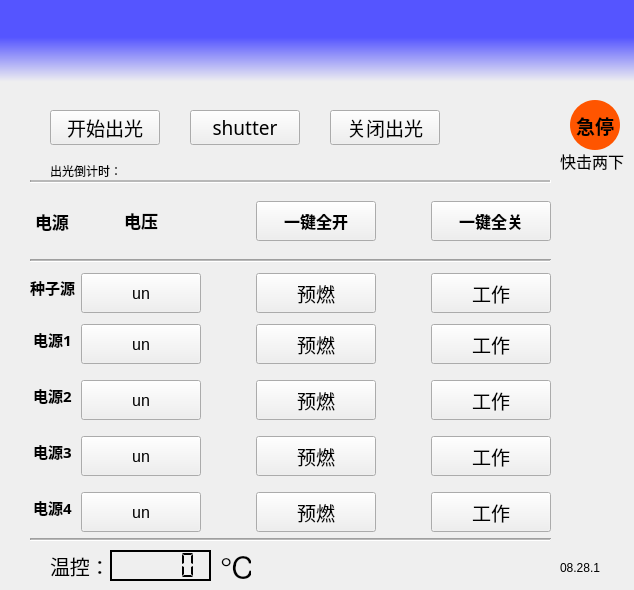
<?xml version="1.0" encoding="UTF-8"?>
<ui version="4.0">
 <class>Control</class>
 <widget class="QMainWindow" name="Control">
  <property name="windowModality">
   <enum>Qt::WindowModal</enum>
  </property>
  <property name="geometry">
   <rect>
    <x>0</x>
    <y>0</y>
    <width>634</width>
    <height>590</height>
   </rect>
  </property>
  <property name="minimumSize">
   <size>
    <width>634</width>
    <height>550</height>
   </size>
  </property>
  <property name="maximumSize">
   <size>
    <width>634</width>
    <height>650</height>
   </size>
  </property>
  <property name="windowTitle">
   <string>控制系统</string>
  </property>
  <property name="windowIcon">
   <iconset>
    <normaloff>../new0828/res/logo2.jpg</normaloff>../new0828/res/logo2.jpg</iconset>
  </property>
  <property name="windowOpacity">
   <double>1.000000000000000</double>
  </property>
  <property name="styleSheet">
   <string notr="true">QPushButton:checked{background-color:rgb(0,255,0);border:groove}</string>
  </property>
  <property name="toolButtonStyle">
   <enum>Qt::ToolButtonIconOnly</enum>
  </property>
  <property name="tabShape">
   <enum>QTabWidget::Triangular</enum>
  </property>
  <widget class="QWidget" name="centralwidget">
   <property name="sizePolicy">
    <sizepolicy hsizetype="Expanding" vsizetype="Expanding">
     <horstretch>0</horstretch>
     <verstretch>0</verstretch>
    </sizepolicy>
   </property>
   <widget class="QLabel" name="label">
    <property name="geometry">
     <rect>
      <x>0</x>
      <y>0</y>
      <width>1121</width>
      <height>82</height>
     </rect>
    </property>
    <property name="sizePolicy">
     <sizepolicy hsizetype="Expanding" vsizetype="Maximum">
      <horstretch>0</horstretch>
      <verstretch>0</verstretch>
     </sizepolicy>
    </property>
    <property name="maximumSize">
     <size>
      <width>16777215</width>
      <height>82</height>
     </size>
    </property>
    <property name="styleSheet">
     <string notr="true">background-color:
qlineargradient(spread:pad, x1:1, y1:0.455, x2:1, y2:1, stop:0 rgba(85, 85, 255, 255), stop:1 rgba(240, 240, 240, 255))</string>
    </property>
    <property name="text">
     <string/>
    </property>
    <property name="pixmap">
     <pixmap>../new0828/res/logo2019.png</pixmap>
    </property>
    <property name="margin">
     <number>1</number>
    </property>
   </widget>
   <widget class="QWidget" name="dianyuanbufen" native="true">
    <property name="geometry">
     <rect>
      <x>30</x>
      <y>180</y>
      <width>521</width>
      <height>361</height>
     </rect>
    </property>
    <property name="sizePolicy">
     <sizepolicy hsizetype="Expanding" vsizetype="Expanding">
      <horstretch>0</horstretch>
      <verstretch>0</verstretch>
     </sizepolicy>
    </property>
    <property name="styleSheet">
     <string notr="true">QPushButton:checked{background-color:rgb(0, 255, 0);border:groove}</string>
    </property>
    <layout class="QGridLayout" name="guochan">
     <item row="7" column="3">
      <widget class="QPushButton" name="pre4">
       <property name="sizePolicy">
        <sizepolicy hsizetype="Minimum" vsizetype="Minimum">
         <horstretch>0</horstretch>
         <verstretch>0</verstretch>
        </sizepolicy>
       </property>
       <property name="minimumSize">
        <size>
         <width>120</width>
         <height>40</height>
        </size>
       </property>
       <property name="maximumSize">
        <size>
         <width>100</width>
         <height>30</height>
        </size>
       </property>
       <property name="font">
        <font>
         <family>新宋体</family>
         <pointsize>14</pointsize>
         <weight>50</weight>
         <bold>false</bold>
        </font>
       </property>
       <property name="styleSheet">
        <string notr="true"/>
       </property>
       <property name="text">
        <string>预燃</string>
       </property>
       <property name="checkable">
        <bool>true</bool>
       </property>
       <property name="checked">
        <bool>false</bool>
       </property>
      </widget>
     </item>
     <item row="7" column="0" alignment="Qt::AlignHCenter">
      <widget class="QLabel" name="pw4_test">
       <property name="sizePolicy">
        <sizepolicy hsizetype="Fixed" vsizetype="Minimum">
         <horstretch>0</horstretch>
         <verstretch>0</verstretch>
        </sizepolicy>
       </property>
       <property name="minimumSize">
        <size>
         <width>20</width>
         <height>50</height>
        </size>
       </property>
       <property name="baseSize">
        <size>
         <width>2</width>
         <height>0</height>
        </size>
       </property>
       <property name="font">
        <font>
         <family>新宋体</family>
         <pointsize>11</pointsize>
         <weight>75</weight>
         <bold>true</bold>
        </font>
       </property>
       <property name="styleSheet">
        <string notr="true"/>
       </property>
       <property name="text">
        <string>电源3</string>
       </property>
      </widget>
     </item>
     <item row="6" column="5">
      <widget class="QPushButton" name="on3">
       <property name="sizePolicy">
        <sizepolicy hsizetype="Minimum" vsizetype="Minimum">
         <horstretch>0</horstretch>
         <verstretch>0</verstretch>
        </sizepolicy>
       </property>
       <property name="minimumSize">
        <size>
         <width>120</width>
         <height>40</height>
        </size>
       </property>
       <property name="maximumSize">
        <size>
         <width>100</width>
         <height>30</height>
        </size>
       </property>
       <property name="font">
        <font>
         <family>新宋体</family>
         <pointsize>14</pointsize>
         <weight>50</weight>
         <bold>false</bold>
        </font>
       </property>
       <property name="focusPolicy">
        <enum>Qt::StrongFocus</enum>
       </property>
       <property name="styleSheet">
        <string notr="true"/>
       </property>
       <property name="text">
        <string>工作</string>
       </property>
       <property name="checkable">
        <bool>true</bool>
       </property>
      </widget>
     </item>
     <item row="5" column="0" alignment="Qt::AlignHCenter">
      <widget class="QLabel" name="pw2_test">
       <property name="sizePolicy">
        <sizepolicy hsizetype="Fixed" vsizetype="Minimum">
         <horstretch>0</horstretch>
         <verstretch>0</verstretch>
        </sizepolicy>
       </property>
       <property name="minimumSize">
        <size>
         <width>20</width>
         <height>50</height>
        </size>
       </property>
       <property name="baseSize">
        <size>
         <width>2</width>
         <height>0</height>
        </size>
       </property>
       <property name="font">
        <font>
         <family>新宋体</family>
         <pointsize>11</pointsize>
         <weight>75</weight>
         <bold>true</bold>
        </font>
       </property>
       <property name="styleSheet">
        <string notr="true"/>
       </property>
       <property name="text">
        <string>电源1</string>
       </property>
      </widget>
     </item>
     <item row="3" column="0" colspan="6">
      <widget class="Line" name="line">
       <property name="contextMenuPolicy">
        <enum>Qt::NoContextMenu</enum>
       </property>
       <property name="styleSheet">
        <string notr="true">background-color{rgb(0, 0, 0)}</string>
       </property>
       <property name="midLineWidth">
        <number>1</number>
       </property>
       <property name="orientation">
        <enum>Qt::Horizontal</enum>
       </property>
      </widget>
     </item>
     <item row="8" column="5">
      <widget class="QPushButton" name="on5">
       <property name="sizePolicy">
        <sizepolicy hsizetype="Minimum" vsizetype="Minimum">
         <horstretch>0</horstretch>
         <verstretch>0</verstretch>
        </sizepolicy>
       </property>
       <property name="minimumSize">
        <size>
         <width>120</width>
         <height>40</height>
        </size>
       </property>
       <property name="maximumSize">
        <size>
         <width>100</width>
         <height>30</height>
        </size>
       </property>
       <property name="font">
        <font>
         <family>新宋体</family>
         <pointsize>14</pointsize>
         <weight>50</weight>
         <bold>false</bold>
        </font>
       </property>
       <property name="focusPolicy">
        <enum>Qt::StrongFocus</enum>
       </property>
       <property name="styleSheet">
        <string notr="true"/>
       </property>
       <property name="text">
        <string>工作</string>
       </property>
       <property name="checkable">
        <bool>true</bool>
       </property>
      </widget>
     </item>
     <item row="7" column="5">
      <widget class="QPushButton" name="on4">
       <property name="sizePolicy">
        <sizepolicy hsizetype="Minimum" vsizetype="Minimum">
         <horstretch>0</horstretch>
         <verstretch>0</verstretch>
        </sizepolicy>
       </property>
       <property name="minimumSize">
        <size>
         <width>120</width>
         <height>40</height>
        </size>
       </property>
       <property name="maximumSize">
        <size>
         <width>100</width>
         <height>30</height>
        </size>
       </property>
       <property name="font">
        <font>
         <family>新宋体</family>
         <pointsize>14</pointsize>
         <weight>50</weight>
         <bold>false</bold>
        </font>
       </property>
       <property name="focusPolicy">
        <enum>Qt::StrongFocus</enum>
       </property>
       <property name="styleSheet">
        <string notr="true"/>
       </property>
       <property name="text">
        <string>工作</string>
       </property>
       <property name="checkable">
        <bool>true</bool>
       </property>
      </widget>
     </item>
     <item row="5" column="1">
      <widget class="QPushButton" name="pw2_v_send">
       <property name="sizePolicy">
        <sizepolicy hsizetype="Minimum" vsizetype="Minimum">
         <horstretch>0</horstretch>
         <verstretch>0</verstretch>
        </sizepolicy>
       </property>
       <property name="minimumSize">
        <size>
         <width>120</width>
         <height>40</height>
        </size>
       </property>
       <property name="maximumSize">
        <size>
         <width>100</width>
         <height>30</height>
        </size>
       </property>
       <property name="styleSheet">
        <string notr="true">QPushButton {
    font-size: 12pt;
    font-weight: normal;
    color: rgb(0, 0, 0);
}

</string>
       </property>
       <property name="text">
        <string>un</string>
       </property>
      </widget>
     </item>
     <item row="2" column="1" alignment="Qt::AlignHCenter|Qt::AlignVCenter">
      <widget class="QLabel" name="pw2_test_3">
       <property name="sizePolicy">
        <sizepolicy hsizetype="Preferred" vsizetype="Minimum">
         <horstretch>0</horstretch>
         <verstretch>0</verstretch>
        </sizepolicy>
       </property>
       <property name="minimumSize">
        <size>
         <width>15</width>
         <height>1</height>
        </size>
       </property>
       <property name="baseSize">
        <size>
         <width>2</width>
         <height>0</height>
        </size>
       </property>
       <property name="font">
        <font>
         <family>新宋体</family>
         <pointsize>13</pointsize>
         <weight>75</weight>
         <bold>true</bold>
        </font>
       </property>
       <property name="acceptDrops">
        <bool>false</bool>
       </property>
       <property name="layoutDirection">
        <enum>Qt::LeftToRight</enum>
       </property>
       <property name="styleSheet">
        <string notr="true"/>
       </property>
       <property name="text">
        <string>电压</string>
       </property>
       <property name="alignment">
        <set>Qt::AlignCenter</set>
       </property>
      </widget>
     </item>
     <item row="2" column="3" alignment="Qt::AlignHCenter|Qt::AlignVCenter">
      <widget class="QPushButton" name="on_all">
       <property name="sizePolicy">
        <sizepolicy hsizetype="Minimum" vsizetype="Minimum">
         <horstretch>0</horstretch>
         <verstretch>0</verstretch>
        </sizepolicy>
       </property>
       <property name="minimumSize">
        <size>
         <width>120</width>
         <height>40</height>
        </size>
       </property>
       <property name="maximumSize">
        <size>
         <width>100</width>
         <height>30</height>
        </size>
       </property>
       <property name="font">
        <font>
         <family>Agency FB</family>
         <pointsize>12</pointsize>
         <weight>75</weight>
         <bold>true</bold>
        </font>
       </property>
       <property name="text">
        <string>一键全开</string>
       </property>
       <property name="checkable">
        <bool>false</bool>
       </property>
      </widget>
     </item>
     <item row="5" column="5">
      <widget class="QPushButton" name="on2">
       <property name="sizePolicy">
        <sizepolicy hsizetype="Minimum" vsizetype="Minimum">
         <horstretch>0</horstretch>
         <verstretch>0</verstretch>
        </sizepolicy>
       </property>
       <property name="minimumSize">
        <size>
         <width>120</width>
         <height>40</height>
        </size>
       </property>
       <property name="maximumSize">
        <size>
         <width>100</width>
         <height>30</height>
        </size>
       </property>
       <property name="font">
        <font>
         <family>新宋体</family>
         <pointsize>14</pointsize>
         <weight>50</weight>
         <bold>false</bold>
        </font>
       </property>
       <property name="focusPolicy">
        <enum>Qt::StrongFocus</enum>
       </property>
       <property name="styleSheet">
        <string notr="true"/>
       </property>
       <property name="text">
        <string>工作</string>
       </property>
       <property name="checkable">
        <bool>true</bool>
       </property>
      </widget>
     </item>
     <item row="4" column="1">
      <widget class="QPushButton" name="pw1_v_send">
       <property name="sizePolicy">
        <sizepolicy hsizetype="Fixed" vsizetype="Fixed">
         <horstretch>120</horstretch>
         <verstretch>40</verstretch>
        </sizepolicy>
       </property>
       <property name="minimumSize">
        <size>
         <width>120</width>
         <height>40</height>
        </size>
       </property>
       <property name="maximumSize">
        <size>
         <width>100</width>
         <height>30</height>
        </size>
       </property>
       <property name="styleSheet">
        <string notr="true">QPushButton {
    font-size: 12pt;
    font-weight: normal;
    color: rgb(0, 0, 0);
}

</string>
       </property>
       <property name="text">
        <string>un</string>
       </property>
      </widget>
     </item>
     <item row="2" column="0" alignment="Qt::AlignHCenter|Qt::AlignVCenter">
      <widget class="QLabel" name="pw2_test_2">
       <property name="sizePolicy">
        <sizepolicy hsizetype="Fixed" vsizetype="Minimum">
         <horstretch>0</horstretch>
         <verstretch>0</verstretch>
        </sizepolicy>
       </property>
       <property name="minimumSize">
        <size>
         <width>20</width>
         <height>30</height>
        </size>
       </property>
       <property name="baseSize">
        <size>
         <width>2</width>
         <height>0</height>
        </size>
       </property>
       <property name="font">
        <font>
         <family>新宋体</family>
         <pointsize>13</pointsize>
         <weight>75</weight>
         <bold>true</bold>
        </font>
       </property>
       <property name="styleSheet">
        <string notr="true"/>
       </property>
       <property name="text">
        <string>电源</string>
       </property>
      </widget>
     </item>
     <item row="4" column="0" alignment="Qt::AlignHCenter|Qt::AlignVCenter">
      <widget class="QLabel" name="pw1_test">
       <property name="sizePolicy">
        <sizepolicy hsizetype="Fixed" vsizetype="Minimum">
         <horstretch>0</horstretch>
         <verstretch>0</verstretch>
        </sizepolicy>
       </property>
       <property name="minimumSize">
        <size>
         <width>20</width>
         <height>20</height>
        </size>
       </property>
       <property name="baseSize">
        <size>
         <width>2</width>
         <height>0</height>
        </size>
       </property>
       <property name="font">
        <font>
         <family>新宋体</family>
         <pointsize>11</pointsize>
         <weight>75</weight>
         <bold>true</bold>
        </font>
       </property>
       <property name="styleSheet">
        <string notr="true"/>
       </property>
       <property name="text">
        <string>种子源</string>
       </property>
      </widget>
     </item>
     <item row="9" column="0" colspan="6">
      <widget class="Line" name="line_3">
       <property name="midLineWidth">
        <number>1</number>
       </property>
       <property name="orientation">
        <enum>Qt::Horizontal</enum>
       </property>
      </widget>
     </item>
     <item row="6" column="0" alignment="Qt::AlignHCenter">
      <widget class="QLabel" name="pw3_test">
       <property name="sizePolicy">
        <sizepolicy hsizetype="Fixed" vsizetype="Minimum">
         <horstretch>0</horstretch>
         <verstretch>0</verstretch>
        </sizepolicy>
       </property>
       <property name="minimumSize">
        <size>
         <width>20</width>
         <height>50</height>
        </size>
       </property>
       <property name="baseSize">
        <size>
         <width>2</width>
         <height>0</height>
        </size>
       </property>
       <property name="font">
        <font>
         <family>新宋体</family>
         <pointsize>11</pointsize>
         <weight>75</weight>
         <bold>true</bold>
        </font>
       </property>
       <property name="styleSheet">
        <string notr="true"/>
       </property>
       <property name="text">
        <string>电源2</string>
       </property>
      </widget>
     </item>
     <item row="4" column="5">
      <widget class="QPushButton" name="on1">
       <property name="sizePolicy">
        <sizepolicy hsizetype="Minimum" vsizetype="Minimum">
         <horstretch>0</horstretch>
         <verstretch>0</verstretch>
        </sizepolicy>
       </property>
       <property name="minimumSize">
        <size>
         <width>120</width>
         <height>40</height>
        </size>
       </property>
       <property name="maximumSize">
        <size>
         <width>100</width>
         <height>30</height>
        </size>
       </property>
       <property name="font">
        <font>
         <family>新宋体</family>
         <pointsize>14</pointsize>
         <weight>50</weight>
         <bold>false</bold>
        </font>
       </property>
       <property name="styleSheet">
        <string notr="true"/>
       </property>
       <property name="text">
        <string>工作</string>
       </property>
       <property name="checkable">
        <bool>true</bool>
       </property>
      </widget>
     </item>
     <item row="8" column="1">
      <widget class="QPushButton" name="pw5_v_send">
       <property name="sizePolicy">
        <sizepolicy hsizetype="Minimum" vsizetype="Minimum">
         <horstretch>0</horstretch>
         <verstretch>0</verstretch>
        </sizepolicy>
       </property>
       <property name="minimumSize">
        <size>
         <width>120</width>
         <height>40</height>
        </size>
       </property>
       <property name="maximumSize">
        <size>
         <width>100</width>
         <height>30</height>
        </size>
       </property>
       <property name="styleSheet">
        <string notr="true">QPushButton {
    font-size: 12pt;
    font-weight: normal;
    color: rgb(0, 0, 0);
}

</string>
       </property>
       <property name="text">
        <string>un</string>
       </property>
      </widget>
     </item>
     <item row="7" column="1">
      <widget class="QPushButton" name="pw4_v_send">
       <property name="sizePolicy">
        <sizepolicy hsizetype="Minimum" vsizetype="Minimum">
         <horstretch>0</horstretch>
         <verstretch>0</verstretch>
        </sizepolicy>
       </property>
       <property name="minimumSize">
        <size>
         <width>120</width>
         <height>40</height>
        </size>
       </property>
       <property name="maximumSize">
        <size>
         <width>100</width>
         <height>30</height>
        </size>
       </property>
       <property name="styleSheet">
        <string notr="true">QPushButton {
    font-size: 12pt;
    font-weight: normal;
    color: rgb(0, 0, 0);
}

</string>
       </property>
       <property name="text">
        <string>un</string>
       </property>
      </widget>
     </item>
     <item row="6" column="1">
      <widget class="QPushButton" name="pw3_v_send">
       <property name="sizePolicy">
        <sizepolicy hsizetype="Minimum" vsizetype="Minimum">
         <horstretch>30</horstretch>
         <verstretch>0</verstretch>
        </sizepolicy>
       </property>
       <property name="minimumSize">
        <size>
         <width>120</width>
         <height>40</height>
        </size>
       </property>
       <property name="maximumSize">
        <size>
         <width>100</width>
         <height>30</height>
        </size>
       </property>
       <property name="styleSheet">
        <string notr="true">QPushButton {
    font-size: 12pt;
    font-weight: normal;
    color: rgb(0, 0, 0);
}

</string>
       </property>
       <property name="text">
        <string>un</string>
       </property>
      </widget>
     </item>
     <item row="8" column="0" alignment="Qt::AlignHCenter">
      <widget class="QLabel" name="pw4_test_2">
       <property name="sizePolicy">
        <sizepolicy hsizetype="Fixed" vsizetype="Minimum">
         <horstretch>0</horstretch>
         <verstretch>0</verstretch>
        </sizepolicy>
       </property>
       <property name="minimumSize">
        <size>
         <width>20</width>
         <height>50</height>
        </size>
       </property>
       <property name="baseSize">
        <size>
         <width>2</width>
         <height>0</height>
        </size>
       </property>
       <property name="font">
        <font>
         <family>新宋体</family>
         <pointsize>11</pointsize>
         <weight>75</weight>
         <bold>true</bold>
        </font>
       </property>
       <property name="styleSheet">
        <string notr="true"/>
       </property>
       <property name="text">
        <string>电源4</string>
       </property>
      </widget>
     </item>
     <item row="8" column="3">
      <widget class="QPushButton" name="pre5">
       <property name="sizePolicy">
        <sizepolicy hsizetype="Minimum" vsizetype="Minimum">
         <horstretch>0</horstretch>
         <verstretch>0</verstretch>
        </sizepolicy>
       </property>
       <property name="minimumSize">
        <size>
         <width>120</width>
         <height>40</height>
        </size>
       </property>
       <property name="maximumSize">
        <size>
         <width>100</width>
         <height>30</height>
        </size>
       </property>
       <property name="font">
        <font>
         <family>新宋体</family>
         <pointsize>14</pointsize>
         <weight>50</weight>
         <bold>false</bold>
        </font>
       </property>
       <property name="styleSheet">
        <string notr="true"/>
       </property>
       <property name="text">
        <string>预燃</string>
       </property>
       <property name="checkable">
        <bool>true</bool>
       </property>
       <property name="checked">
        <bool>false</bool>
       </property>
      </widget>
     </item>
     <item row="6" column="3">
      <widget class="QPushButton" name="pre3">
       <property name="sizePolicy">
        <sizepolicy hsizetype="Minimum" vsizetype="Minimum">
         <horstretch>0</horstretch>
         <verstretch>0</verstretch>
        </sizepolicy>
       </property>
       <property name="minimumSize">
        <size>
         <width>120</width>
         <height>40</height>
        </size>
       </property>
       <property name="maximumSize">
        <size>
         <width>100</width>
         <height>30</height>
        </size>
       </property>
       <property name="font">
        <font>
         <family>新宋体</family>
         <pointsize>14</pointsize>
         <weight>50</weight>
         <bold>false</bold>
        </font>
       </property>
       <property name="styleSheet">
        <string notr="true"/>
       </property>
       <property name="text">
        <string>预燃</string>
       </property>
       <property name="checkable">
        <bool>true</bool>
       </property>
      </widget>
     </item>
     <item row="0" column="0" colspan="6">
      <widget class="Line" name="line_6">
       <property name="midLineWidth">
        <number>2</number>
       </property>
       <property name="orientation">
        <enum>Qt::Horizontal</enum>
       </property>
      </widget>
     </item>
     <item row="5" column="3">
      <widget class="QPushButton" name="pre2">
       <property name="sizePolicy">
        <sizepolicy hsizetype="Minimum" vsizetype="Minimum">
         <horstretch>0</horstretch>
         <verstretch>0</verstretch>
        </sizepolicy>
       </property>
       <property name="minimumSize">
        <size>
         <width>120</width>
         <height>40</height>
        </size>
       </property>
       <property name="maximumSize">
        <size>
         <width>100</width>
         <height>30</height>
        </size>
       </property>
       <property name="font">
        <font>
         <family>新宋体</family>
         <pointsize>14</pointsize>
         <weight>50</weight>
         <bold>false</bold>
        </font>
       </property>
       <property name="styleSheet">
        <string notr="true"/>
       </property>
       <property name="text">
        <string>预燃</string>
       </property>
       <property name="checkable">
        <bool>true</bool>
       </property>
       <property name="checked">
        <bool>false</bool>
       </property>
      </widget>
     </item>
     <item row="4" column="2">
      <spacer name="horizontalSpacer">
       <property name="orientation">
        <enum>Qt::Horizontal</enum>
       </property>
       <property name="sizeType">
        <enum>QSizePolicy::Fixed</enum>
       </property>
       <property name="sizeHint" stdset="0">
        <size>
         <width>20</width>
         <height>10</height>
        </size>
       </property>
      </spacer>
     </item>
     <item row="2" column="5" alignment="Qt::AlignVCenter">
      <widget class="QPushButton" name="off_all">
       <property name="sizePolicy">
        <sizepolicy hsizetype="Minimum" vsizetype="Minimum">
         <horstretch>0</horstretch>
         <verstretch>0</verstretch>
        </sizepolicy>
       </property>
       <property name="minimumSize">
        <size>
         <width>120</width>
         <height>40</height>
        </size>
       </property>
       <property name="maximumSize">
        <size>
         <width>100</width>
         <height>30</height>
        </size>
       </property>
       <property name="font">
        <font>
         <family>Agency FB</family>
         <pointsize>12</pointsize>
         <weight>75</weight>
         <bold>true</bold>
        </font>
       </property>
       <property name="text">
        <string>一键全关</string>
       </property>
      </widget>
     </item>
     <item row="4" column="3">
      <widget class="QPushButton" name="pre1">
       <property name="sizePolicy">
        <sizepolicy hsizetype="Minimum" vsizetype="Minimum">
         <horstretch>0</horstretch>
         <verstretch>0</verstretch>
        </sizepolicy>
       </property>
       <property name="minimumSize">
        <size>
         <width>120</width>
         <height>40</height>
        </size>
       </property>
       <property name="maximumSize">
        <size>
         <width>100</width>
         <height>30</height>
        </size>
       </property>
       <property name="font">
        <font>
         <family>新宋体</family>
         <pointsize>14</pointsize>
         <weight>50</weight>
         <bold>false</bold>
        </font>
       </property>
       <property name="styleSheet">
        <string notr="true"/>
       </property>
       <property name="text">
        <string>预燃</string>
       </property>
       <property name="checkable">
        <bool>true</bool>
       </property>
       <property name="checked">
        <bool>false</bool>
       </property>
       <property name="autoDefault">
        <bool>false</bool>
       </property>
       <property name="default">
        <bool>false</bool>
       </property>
       <property name="flat">
        <bool>false</bool>
       </property>
      </widget>
     </item>
     <item row="4" column="4">
      <spacer name="horizontalSpacer_2">
       <property name="orientation">
        <enum>Qt::Horizontal</enum>
       </property>
       <property name="sizeType">
        <enum>QSizePolicy::Fixed</enum>
       </property>
       <property name="sizeHint" stdset="0">
        <size>
         <width>20</width>
         <height>10</height>
        </size>
       </property>
      </spacer>
     </item>
    </layout>
   </widget>
   <widget class="QLCDNumber" name="lcdNumber">
    <property name="geometry">
     <rect>
      <x>110</x>
      <y>550</y>
      <width>101</width>
      <height>31</height>
     </rect>
    </property>
    <property name="font">
     <font>
      <pointsize>10</pointsize>
      <weight>75</weight>
      <bold>true</bold>
     </font>
    </property>
    <property name="frameShape">
     <enum>QFrame::Box</enum>
    </property>
    <property name="frameShadow">
     <enum>QFrame::Plain</enum>
    </property>
    <property name="lineWidth">
     <number>2</number>
    </property>
    <property name="midLineWidth">
     <number>0</number>
    </property>
    <property name="smallDecimalPoint">
     <bool>false</bool>
    </property>
    <property name="digitCount">
     <number>5</number>
    </property>
    <property name="segmentStyle">
     <enum>QLCDNumber::Flat</enum>
    </property>
    <property name="value" stdset="0">
     <double>0.000000000000000</double>
    </property>
    <property name="intValue" stdset="0">
     <number>0</number>
    </property>
   </widget>
   <widget class="QLabel" name="label_2">
    <property name="geometry">
     <rect>
      <x>50</x>
      <y>550</y>
      <width>84</width>
      <height>31</height>
     </rect>
    </property>
    <property name="font">
     <font>
      <pointsize>15</pointsize>
     </font>
    </property>
    <property name="text">
     <string>温控：</string>
    </property>
   </widget>
   <widget class="QLabel" name="label_3">
    <property name="geometry">
     <rect>
      <x>220</x>
      <y>550</y>
      <width>31</width>
      <height>31</height>
     </rect>
    </property>
    <property name="font">
     <font>
      <pointsize>23</pointsize>
     </font>
    </property>
    <property name="text">
     <string>℃</string>
    </property>
   </widget>
   <widget class="QLabel" name="label_4">
    <property name="geometry">
     <rect>
      <x>560</x>
      <y>560</y>
      <width>72</width>
      <height>15</height>
     </rect>
    </property>
    <property name="text">
     <string>08.28.1</string>
    </property>
   </widget>
   <widget class="QPushButton" name="start_laser">
    <property name="geometry">
     <rect>
      <x>50</x>
      <y>110</y>
      <width>110</width>
      <height>35</height>
     </rect>
    </property>
    <property name="sizePolicy">
     <sizepolicy hsizetype="Minimum" vsizetype="Minimum">
      <horstretch>0</horstretch>
      <verstretch>0</verstretch>
     </sizepolicy>
    </property>
    <property name="minimumSize">
     <size>
      <width>110</width>
      <height>35</height>
     </size>
    </property>
    <property name="maximumSize">
     <size>
      <width>110</width>
      <height>35</height>
     </size>
    </property>
    <property name="font">
     <font>
      <family>新宋体</family>
      <pointsize>14</pointsize>
      <weight>50</weight>
      <bold>false</bold>
     </font>
    </property>
    <property name="styleSheet">
     <string notr="true"/>
    </property>
    <property name="text">
     <string>开始出光</string>
    </property>
    <property name="checkable">
     <bool>false</bool>
    </property>
    <property name="checked">
     <bool>false</bool>
    </property>
   </widget>
   <widget class="QPushButton" name="close_laser">
    <property name="geometry">
     <rect>
      <x>330</x>
      <y>110</y>
      <width>110</width>
      <height>35</height>
     </rect>
    </property>
    <property name="sizePolicy">
     <sizepolicy hsizetype="Minimum" vsizetype="Minimum">
      <horstretch>0</horstretch>
      <verstretch>0</verstretch>
     </sizepolicy>
    </property>
    <property name="minimumSize">
     <size>
      <width>110</width>
      <height>35</height>
     </size>
    </property>
    <property name="maximumSize">
     <size>
      <width>110</width>
      <height>35</height>
     </size>
    </property>
    <property name="font">
     <font>
      <family>新宋体</family>
      <pointsize>14</pointsize>
      <weight>50</weight>
      <bold>false</bold>
     </font>
    </property>
    <property name="styleSheet">
     <string notr="true"/>
    </property>
    <property name="text">
     <string>关闭出光</string>
    </property>
    <property name="checkable">
     <bool>false</bool>
    </property>
    <property name="checked">
     <bool>false</bool>
    </property>
   </widget>
   <widget class="QLabel" name="count_down_label">
    <property name="geometry">
     <rect>
      <x>50</x>
      <y>160</y>
      <width>81</width>
      <height>21</height>
     </rect>
    </property>
    <property name="font">
     <font>
      <pointsize>9</pointsize>
     </font>
    </property>
    <property name="text">
     <string>出光倒计时：</string>
    </property>
   </widget>
   <widget class="QLabel" name="count_down_text">
    <property name="geometry">
     <rect>
      <x>140</x>
      <y>160</y>
      <width>71</width>
      <height>21</height>
     </rect>
    </property>
    <property name="font">
     <font>
      <pointsize>9</pointsize>
     </font>
    </property>
    <property name="text">
     <string/>
    </property>
   </widget>
   <widget class="QPushButton" name="stop_emer">
    <property name="geometry">
     <rect>
      <x>570</x>
      <y>100</y>
      <width>50</width>
      <height>50</height>
     </rect>
    </property>
    <property name="sizePolicy">
     <sizepolicy hsizetype="Minimum" vsizetype="Minimum">
      <horstretch>0</horstretch>
      <verstretch>0</verstretch>
     </sizepolicy>
    </property>
    <property name="minimumSize">
     <size>
      <width>50</width>
      <height>50</height>
     </size>
    </property>
    <property name="maximumSize">
     <size>
      <width>100</width>
      <height>30</height>
     </size>
    </property>
    <property name="font">
     <font>
      <family>宋体</family>
      <pointsize>14</pointsize>
      <weight>75</weight>
      <bold>true</bold>
      <underline>false</underline>
     </font>
    </property>
    <property name="styleSheet">
     <string notr="true">QPushButton {
border-radius:25px;	
background-color:rgb(255, 85, 0);
}</string>
    </property>
    <property name="text">
     <string>急停</string>
    </property>
    <property name="checkable">
     <bool>false</bool>
    </property>
    <property name="checked">
     <bool>false</bool>
    </property>
   </widget>
   <widget class="QPushButton" name="shutter">
    <property name="geometry">
     <rect>
      <x>190</x>
      <y>110</y>
      <width>110</width>
      <height>35</height>
     </rect>
    </property>
    <property name="sizePolicy">
     <sizepolicy hsizetype="Minimum" vsizetype="Minimum">
      <horstretch>0</horstretch>
      <verstretch>0</verstretch>
     </sizepolicy>
    </property>
    <property name="minimumSize">
     <size>
      <width>110</width>
      <height>35</height>
     </size>
    </property>
    <property name="maximumSize">
     <size>
      <width>110</width>
      <height>35</height>
     </size>
    </property>
    <property name="font">
     <font>
      <family>新宋体</family>
      <pointsize>14</pointsize>
      <weight>50</weight>
      <bold>false</bold>
     </font>
    </property>
    <property name="styleSheet">
     <string notr="true">QPushButton:checked{background-color:rgb(225,225,225)}</string>
    </property>
    <property name="text">
     <string>shutter</string>
    </property>
    <property name="checkable">
     <bool>true</bool>
    </property>
   </widget>
   <widget class="QLabel" name="emer_text">
    <property name="geometry">
     <rect>
      <x>560</x>
      <y>150</y>
      <width>81</width>
      <height>21</height>
     </rect>
    </property>
    <property name="font">
     <font>
      <pointsize>12</pointsize>
     </font>
    </property>
    <property name="text">
     <string>快击两下</string>
    </property>
   </widget>
  </widget>
 </widget>
 <resources/>
 <connections/>
</ui>
